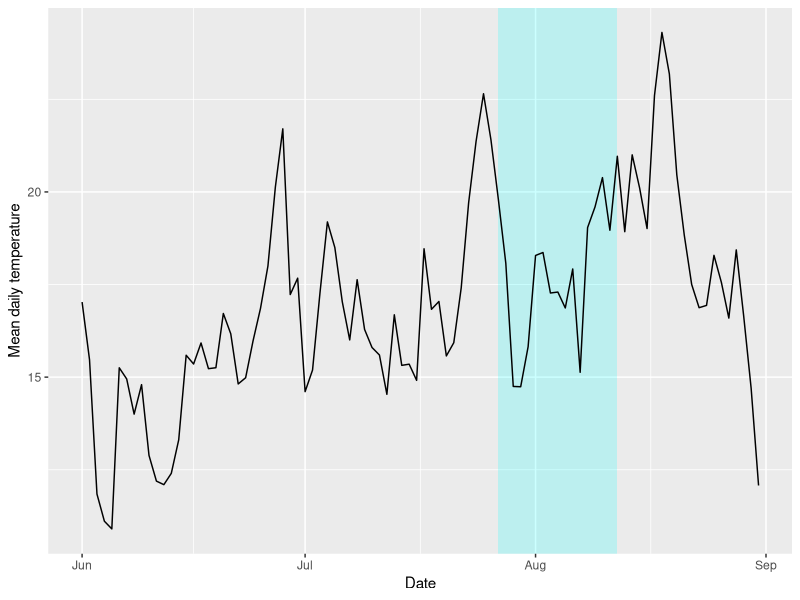

Source code (R):
## ---- chunk 1
# Load some packages that will likely be useful
library(tidyverse)
library(viridis)
library(lubridate)
library(broom)

# Load and clean the data
obs <- read_csv("data/lndn_obs.csv") %>% 
  mutate(dow = wday(date, label = TRUE)) %>% 
  mutate(time = as.numeric(date) - first(as.numeric(date)))
## ---- chunk 2
london_summer_2012 <- obs %>% 
  filter(ymd("2012-06-01") <= date & date <= ymd("2012-09-30"))

london_olympic_dates <- tibble(date = ymd(c("2012-07-27", "2012-08-12")))

ggplot() + 
  geom_polygon(aes(x = ymd(c("2012-07-27", "2012-08-12", 
                             "2012-08-12", "2012-07-27")), 
                   y = c(Inf, Inf, -Inf, -Inf)), fill = "cyan", alpha = 0.2) + 
  geom_line(data = london_summer_2012, aes(x = date, y = tmean)) + 
  labs(x = "Date", y = "Mean daily temperature")
